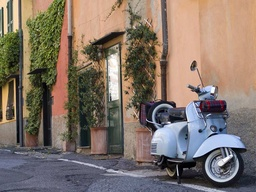
#> input picture images/Vespa.jpg, 256 x 192 px, shrunk from 800 x 600 before the run, given in place of giraffe.jpg, which was not available
$ python Lab05.py
#> lines starting #> are read from the running program, lines starting #| are printed output that depends on the picture; pictures that were not available may be replaced by others from this repository, and a replacement may not be noted
import cv2
import numpy as np
import math

path = "images/giraffe.jpg"
img1 = cv2.imread(path, cv2.IMREAD_GRAYSCALE)
#> img1: shape (192, 256); min 0, max 255, mean 118.1
img = cv2.resize(img1, (0, 0), fx=0.5, fy=0.5)
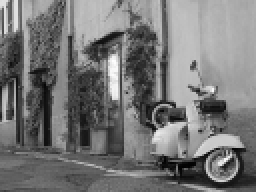
#> img: shape (96, 128) (shown 2 times larger); min 1, max 254, mean 118.2
#img.item
def transform(img):
    sigma = float(input('Your sigma: '))
#> the answer given: 3
    gauss_size = int(input('Gauss matrix size: '))
#> the answer given: 100
    Xm = np.zeros((gauss_size, gauss_size), np.float_)
    a = - (gauss_size//2)
    print(a)
    ran = gauss_size
    for i in range(ran):
        for j in range(ran):
            Xm.itemset((i, j), i + a)
    print('Xm:')
    print(Xm)

    Ym = np.zeros((gauss_size, gauss_size), np.float_)
    for i in range(gauss_size):
        for j in range(gauss_size):
            Ym.itemset((i, j), j + a)
    print('Ym:')
    print(Ym)
    gausM = np.zeros((gauss_size, gauss_size), np.float_)
    norma = 0
    for i in range(gauss_size):
        for j in range(gauss_size):
            gausM.itemset((i, j), (1 / (2 * math.pi * sigma * sigma)) * math.e ** (
                    - ((Xm[i][j] ** 2) + (Ym[i][j]) ** 2) / (2 * (sigma ** 2))))
            norma += gausM.item(i, j)
    print(gausM)
    print('NORMA: ' + str(norma))
    dif = gauss_size // 2
    print('Dif:')
    print(dif)
    res_img = np.copy(img)
    #h, w = np.shape(img)
    h = img.shape[0]
#> h = 96
    w = img.shape[1]
#> w = 128
    for i in range(h):
        for j in range(w):
            sum = 0
            for m in range(gauss_size):
                for n in range(gauss_size):

                    if i + m - dif < 0 or j + n - dif < 0 or i + m - dif >= h or j + n - dif >= w:
                        sum += img.item(i, j)*gausM.item(m, n)
                    else:
                        sum += img.item(i + m - dif, j + n - dif) * gausM.item(m, n)
            res_img.itemset((i, j), sum / norma)
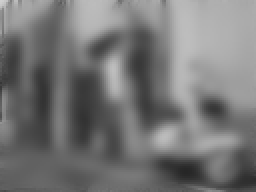
#> res_img: shape (96, 128) (shown 2 times larger); min 38, max 208, mean 117.7
    return res_img

def sobel(img):
    gr = np.zeros((img.shape[0], img.shape[1]), np.int16)
    Gx = np.array([[-1, 0, 1], [-2, 0, 2], [-1, 0, 1]])
    print(Gx)
    Gy = np.array([[-1, -2, -1], [0, 0, 0], [1, 2, 1]])
    res_img = np.copy(img)
    h = img.shape[0]
#> h = 96
    w = img.shape[1]
#> w = 128
    dif = 1
    for i in range(h):
        for j in range(w):
            sum = 0
            sum2 = 0
            for m in range(3):
                for n in range(3):
                    if i + m - dif < 0 or j + n - dif < 0 or i + m - dif >= h or j + n - dif >= w:
                        sum += img.item(i, j) * Gx.item(m, n)
                        sum2 += img.item(i, j) * Gy.item(m, n)
                    else:
                        sum += img.item(i + m - dif, j + n - dif) * Gx.item(m, n)
                        sum2 += img.item(i + m - dif, j + n - dif) * Gy.item(m, n)
            res_img.itemset((i, j), math.sqrt(sum**2 + sum2**2) / 4)
            gr.itemset((i, j), np.arctan2(sum2, sum) * 180 / math.pi)
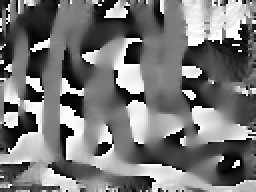
#> gr: shape (96, 128) int16 (shown 2 times larger); min -179, max 180, mean -9.7; drawn with min black and max white
            #print(gr)
    return res_img, gr

def non_maximum_suppression(sobel_res, angle):
    height, width = sobel_res.shape[:2]
#> height = 96; width = 128
    blank = np.zeros(sobel_res.shape, dtype=np.uint8)
#> blank: shape (96, 128); every value is 0
    for i in range(height):
        for j in range(width):
            if angle.item(i, j) < 0:
                #angle[i][j] += 360
                angle.itemset((i, j), angle.item(i, j)+360)
            if ((j + 1) < width) and ((j - 1) >= 0) and ((i + 1) < height) and ((i - 1) >= 0):
                # 0 degrees
                if (angle.item(i, j) >= 337.5 or angle.item(i, j) < 22.5) or (157.5 <= angle.item(i, j) < 202.5):
                    if sobel_res.item(i, j) >= sobel_res.item(i, j+1) and sobel_res.item(i, j) >= sobel_res.item(i, j - 1):
                        blank.itemset((i, j), sobel_res.item(i, j))
                # 45 degrees
                elif (22.5 <= angle.item(i, j) < 67.5) or (202.5 <= angle.item(i, j) < 247.5):
                    if sobel_res.item(i, j) >= sobel_res.item(i - 1, j + 1) and sobel_res.item(i, j) >= sobel_res.item(i + 1, j - 1):
                        blank.itemset((i, j), sobel_res.item(i, j))
                # 90 degrees
                elif (67.5 <= angle.item(i, j) < 112.5) or (247.5 <= angle.item(i, j) < 292.5):
                    if sobel_res.item(i, j) >= sobel_res.item(i - 1, j) and sobel_res.item(i, j) >= sobel_res.item(i + 1, j):
                        blank.itemset((i, j), sobel_res.item(i, j))
                # 135 degrees
                elif (112.5 <= angle.item(i, j) < 157.5) or (292.5 <= angle.item(i, j) < 337.5):
                    if sobel_res.item(i, j) >= sobel_res.item(i - 1, j - 1) and sobel_res.item(i, j) >= sobel_res.item(i + 1, j + 1):
                        blank.itemset((i, j), sobel_res.item(i, j))
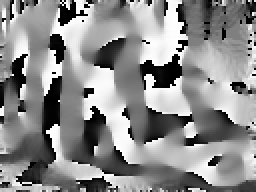
#> angle: shape (96, 128) int16 (shown 2 times larger); min 0, max 359, mean 197.7; drawn with min black and max white
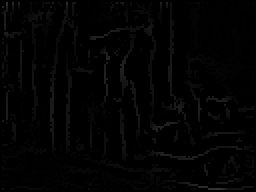
#> blank: shape (96, 128) (shown 2 times larger); min 0, max 53, mean 2.6
    return blank

def thresholding(im):
    thres = np.zeros(im.shape)
#> thres: shape (96, 128) float64; every value is 0
    strong = 1.0
    weak = 0.5
    mmax = np.max(im)
#> mmax = 53
    lo, hi = 0.1 * mmax, 0.2 * mmax
#> lo = 5.3; hi = 10.6
    strongs = []
    for i in range(im.shape[0]):
        for j in range(im.shape[1]):
            px = im.item(i, j)
            if px >= hi:
                thres.itemset((i, j), strong)
                strongs.append((i, j))
            elif px >= lo:
                thres.itemset((i, j), weak)
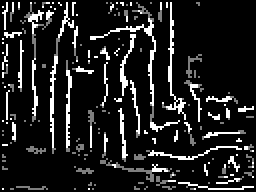
#> thres: shape (96, 128) float64 (shown 2 times larger); min 0, max 1, mean 0.125
#> after the loop, strongs = 1242 pairs, first value 1 to 94, second value 1 to 126

    res = np.zeros(im.shape, dtype=np.uint8)
    for st in strongs:
        res[st] = 255
        #print(st[0])
        for i in range(max(0, st[0] - 1), min(st[0] + 1, im.shape[0])):
            for j in range(max(0, st[1] - 1), min(st[1] + 1, im.shape[1])):
                if thres.item(i, j) == weak:
                    res.itemset((i, j), 255)
#> this loop made 1242 passes
#> st on passes 1 to 3: (1, 3), (1, 6), (1, 9)
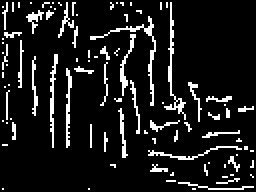
#> res: shape (96, 128) (shown 2 times larger); 10.5% white in thin lines or dots
    return res


gausIm = transform(img)
sobel_im, gr = sobel(gausIm)
non_max_im = non_maximum_suppression(sobel_im, gr)
im_last = thresholding(non_max_im)
cv2.imshow('Image', im_last)
cv2.imshow('Original', img)
cv2.imshow('Gaus', gausIm)
cv2.imshow('Sobel', sobel_im)
cv2.imshow('NonMax', non_max_im)
cv2.waitKey(0)
cv2.destroyAllWindows()
